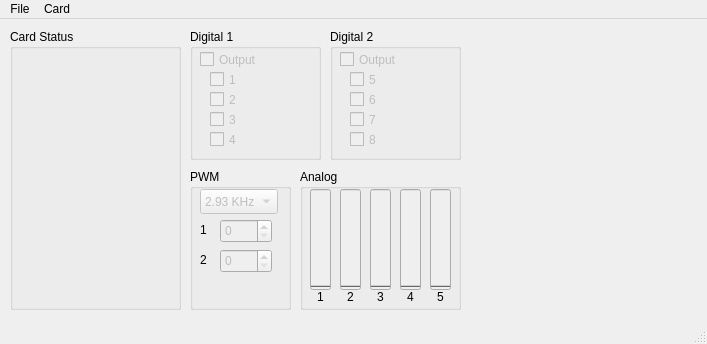
<?xml version="1.0" encoding="UTF-8"?>
<ui version="4.0">
 <class>TestApp</class>
 <widget class="QMainWindow" name="TestApp">
  <property name="geometry">
   <rect>
    <x>0</x>
    <y>0</y>
    <width>707</width>
    <height>344</height>
   </rect>
  </property>
  <property name="windowTitle">
   <string>VM167 TestApp</string>
  </property>
  <widget class="QWidget" name="centralwidget">
   <widget class="QGroupBox" name="groupBox">
    <property name="geometry">
     <rect>
      <x>10</x>
      <y>10</y>
      <width>171</width>
      <height>281</height>
     </rect>
    </property>
    <property name="title">
     <string>Card Status</string>
    </property>
   </widget>
   <widget class="QGroupBox" name="groupBox_2">
    <property name="geometry">
     <rect>
      <x>190</x>
      <y>10</y>
      <width>131</width>
      <height>131</height>
     </rect>
    </property>
    <property name="title">
     <string>Digital 1</string>
    </property>
    <widget class="QCheckBox" name="d1_output">
     <property name="enabled">
      <bool>false</bool>
     </property>
     <property name="geometry">
      <rect>
       <x>10</x>
       <y>20</y>
       <width>81</width>
       <height>21</height>
      </rect>
     </property>
     <property name="text">
      <string>Output</string>
     </property>
    </widget>
    <widget class="QCheckBox" name="d_ch1">
     <property name="enabled">
      <bool>false</bool>
     </property>
     <property name="geometry">
      <rect>
       <x>20</x>
       <y>40</y>
       <width>81</width>
       <height>21</height>
      </rect>
     </property>
     <property name="text">
      <string>1</string>
     </property>
    </widget>
    <widget class="QCheckBox" name="d_ch2">
     <property name="enabled">
      <bool>false</bool>
     </property>
     <property name="geometry">
      <rect>
       <x>20</x>
       <y>60</y>
       <width>81</width>
       <height>21</height>
      </rect>
     </property>
     <property name="text">
      <string>2</string>
     </property>
    </widget>
    <widget class="QCheckBox" name="d_ch3">
     <property name="enabled">
      <bool>false</bool>
     </property>
     <property name="geometry">
      <rect>
       <x>20</x>
       <y>80</y>
       <width>81</width>
       <height>21</height>
      </rect>
     </property>
     <property name="text">
      <string>3</string>
     </property>
    </widget>
    <widget class="QCheckBox" name="d_ch4">
     <property name="enabled">
      <bool>false</bool>
     </property>
     <property name="geometry">
      <rect>
       <x>20</x>
       <y>100</y>
       <width>81</width>
       <height>21</height>
      </rect>
     </property>
     <property name="text">
      <string>4</string>
     </property>
    </widget>
   </widget>
   <widget class="QGroupBox" name="groupBox_3">
    <property name="geometry">
     <rect>
      <x>330</x>
      <y>10</y>
      <width>131</width>
      <height>131</height>
     </rect>
    </property>
    <property name="title">
     <string>Digital 2</string>
    </property>
    <widget class="QCheckBox" name="d2_output">
     <property name="enabled">
      <bool>false</bool>
     </property>
     <property name="geometry">
      <rect>
       <x>10</x>
       <y>20</y>
       <width>81</width>
       <height>21</height>
      </rect>
     </property>
     <property name="text">
      <string>Output</string>
     </property>
    </widget>
    <widget class="QCheckBox" name="d_ch5">
     <property name="enabled">
      <bool>false</bool>
     </property>
     <property name="geometry">
      <rect>
       <x>20</x>
       <y>40</y>
       <width>81</width>
       <height>21</height>
      </rect>
     </property>
     <property name="text">
      <string>5</string>
     </property>
    </widget>
    <widget class="QCheckBox" name="d_ch6">
     <property name="enabled">
      <bool>false</bool>
     </property>
     <property name="geometry">
      <rect>
       <x>20</x>
       <y>60</y>
       <width>81</width>
       <height>21</height>
      </rect>
     </property>
     <property name="text">
      <string>6</string>
     </property>
    </widget>
    <widget class="QCheckBox" name="d_ch7">
     <property name="enabled">
      <bool>false</bool>
     </property>
     <property name="geometry">
      <rect>
       <x>20</x>
       <y>80</y>
       <width>81</width>
       <height>21</height>
      </rect>
     </property>
     <property name="text">
      <string>7</string>
     </property>
    </widget>
    <widget class="QCheckBox" name="d_ch8">
     <property name="enabled">
      <bool>false</bool>
     </property>
     <property name="geometry">
      <rect>
       <x>20</x>
       <y>100</y>
       <width>81</width>
       <height>21</height>
      </rect>
     </property>
     <property name="text">
      <string>8</string>
     </property>
    </widget>
   </widget>
   <widget class="QGroupBox" name="groupBox_4">
    <property name="geometry">
     <rect>
      <x>300</x>
      <y>150</y>
      <width>161</width>
      <height>141</height>
     </rect>
    </property>
    <property name="title">
     <string>Analog</string>
    </property>
    <widget class="QProgressBar" name="a_ch1">
     <property name="enabled">
      <bool>false</bool>
     </property>
     <property name="geometry">
      <rect>
       <x>10</x>
       <y>20</y>
       <width>21</width>
       <height>101</height>
      </rect>
     </property>
     <property name="maximum">
      <number>1023</number>
     </property>
     <property name="value">
      <number>0</number>
     </property>
     <property name="orientation">
      <enum>Qt::Vertical</enum>
     </property>
    </widget>
    <widget class="QProgressBar" name="a_ch2">
     <property name="enabled">
      <bool>false</bool>
     </property>
     <property name="geometry">
      <rect>
       <x>40</x>
       <y>20</y>
       <width>21</width>
       <height>101</height>
      </rect>
     </property>
     <property name="maximum">
      <number>1023</number>
     </property>
     <property name="value">
      <number>0</number>
     </property>
     <property name="orientation">
      <enum>Qt::Vertical</enum>
     </property>
    </widget>
    <widget class="QProgressBar" name="a_ch3">
     <property name="enabled">
      <bool>false</bool>
     </property>
     <property name="geometry">
      <rect>
       <x>70</x>
       <y>20</y>
       <width>21</width>
       <height>101</height>
      </rect>
     </property>
     <property name="maximum">
      <number>1023</number>
     </property>
     <property name="value">
      <number>0</number>
     </property>
     <property name="orientation">
      <enum>Qt::Vertical</enum>
     </property>
    </widget>
    <widget class="QProgressBar" name="a_ch4">
     <property name="enabled">
      <bool>false</bool>
     </property>
     <property name="geometry">
      <rect>
       <x>100</x>
       <y>20</y>
       <width>21</width>
       <height>101</height>
      </rect>
     </property>
     <property name="maximum">
      <number>1023</number>
     </property>
     <property name="value">
      <number>0</number>
     </property>
     <property name="orientation">
      <enum>Qt::Vertical</enum>
     </property>
    </widget>
    <widget class="QProgressBar" name="a_ch5">
     <property name="enabled">
      <bool>false</bool>
     </property>
     <property name="geometry">
      <rect>
       <x>130</x>
       <y>20</y>
       <width>21</width>
       <height>101</height>
      </rect>
     </property>
     <property name="maximum">
      <number>1023</number>
     </property>
     <property name="value">
      <number>0</number>
     </property>
     <property name="orientation">
      <enum>Qt::Vertical</enum>
     </property>
    </widget>
    <widget class="QLabel" name="label">
     <property name="geometry">
      <rect>
       <x>10</x>
       <y>120</y>
       <width>21</width>
       <height>16</height>
      </rect>
     </property>
     <property name="text">
      <string>1</string>
     </property>
     <property name="alignment">
      <set>Qt::AlignCenter</set>
     </property>
    </widget>
    <widget class="QLabel" name="label_2">
     <property name="geometry">
      <rect>
       <x>40</x>
       <y>120</y>
       <width>21</width>
       <height>16</height>
      </rect>
     </property>
     <property name="text">
      <string>2</string>
     </property>
     <property name="alignment">
      <set>Qt::AlignCenter</set>
     </property>
    </widget>
    <widget class="QLabel" name="label_3">
     <property name="geometry">
      <rect>
       <x>70</x>
       <y>120</y>
       <width>21</width>
       <height>16</height>
      </rect>
     </property>
     <property name="text">
      <string>3</string>
     </property>
     <property name="alignment">
      <set>Qt::AlignCenter</set>
     </property>
    </widget>
    <widget class="QLabel" name="label_4">
     <property name="geometry">
      <rect>
       <x>100</x>
       <y>120</y>
       <width>21</width>
       <height>16</height>
      </rect>
     </property>
     <property name="text">
      <string>4</string>
     </property>
     <property name="alignment">
      <set>Qt::AlignCenter</set>
     </property>
    </widget>
    <widget class="QLabel" name="label_5">
     <property name="geometry">
      <rect>
       <x>130</x>
       <y>120</y>
       <width>21</width>
       <height>16</height>
      </rect>
     </property>
     <property name="text">
      <string>5</string>
     </property>
     <property name="alignment">
      <set>Qt::AlignCenter</set>
     </property>
    </widget>
   </widget>
   <widget class="QGroupBox" name="groupBox_5">
    <property name="geometry">
     <rect>
      <x>190</x>
      <y>150</y>
      <width>101</width>
      <height>141</height>
     </rect>
    </property>
    <property name="title">
     <string>PWM</string>
    </property>
    <widget class="QSpinBox" name="pwm_ch1">
     <property name="enabled">
      <bool>false</bool>
     </property>
     <property name="geometry">
      <rect>
       <x>30</x>
       <y>50</y>
       <width>52</width>
       <height>24</height>
      </rect>
     </property>
     <property name="maximum">
      <number>255</number>
     </property>
     <property name="value">
      <number>0</number>
     </property>
    </widget>
    <widget class="QSpinBox" name="pwm_ch2">
     <property name="enabled">
      <bool>false</bool>
     </property>
     <property name="geometry">
      <rect>
       <x>30</x>
       <y>80</y>
       <width>52</width>
       <height>24</height>
      </rect>
     </property>
     <property name="maximum">
      <number>255</number>
     </property>
    </widget>
    <widget class="QLabel" name="label_6">
     <property name="geometry">
      <rect>
       <x>10</x>
       <y>50</y>
       <width>21</width>
       <height>21</height>
      </rect>
     </property>
     <property name="text">
      <string>1</string>
     </property>
    </widget>
    <widget class="QLabel" name="label_7">
     <property name="geometry">
      <rect>
       <x>10</x>
       <y>80</y>
       <width>21</width>
       <height>21</height>
      </rect>
     </property>
     <property name="text">
      <string>2</string>
     </property>
    </widget>
    <widget class="QComboBox" name="pwm_freq">
     <property name="enabled">
      <bool>false</bool>
     </property>
     <property name="geometry">
      <rect>
       <x>10</x>
       <y>20</y>
       <width>78</width>
       <height>25</height>
      </rect>
     </property>
     <item>
      <property name="text">
       <string>2.93 KHz</string>
      </property>
     </item>
     <item>
      <property name="text">
       <string>11.72 KHz</string>
      </property>
     </item>
     <item>
      <property name="text">
       <string>46.86 KHz</string>
      </property>
     </item>
    </widget>
   </widget>
  </widget>
  <widget class="QMenuBar" name="menubar">
   <property name="geometry">
    <rect>
     <x>0</x>
     <y>0</y>
     <width>707</width>
     <height>22</height>
    </rect>
   </property>
   <widget class="QMenu" name="menuFile">
    <property name="title">
     <string>File</string>
    </property>
    <addaction name="actionExit"/>
   </widget>
   <widget class="QMenu" name="menuCard">
    <property name="title">
     <string>Card</string>
    </property>
    <addaction name="actionCard_1"/>
    <addaction name="actionCard_2"/>
   </widget>
   <addaction name="menuFile"/>
   <addaction name="menuCard"/>
  </widget>
  <widget class="QStatusBar" name="statusbar"/>
  <action name="actionExit">
   <property name="text">
    <string>Exit</string>
   </property>
  </action>
  <action name="actionCard_1">
   <property name="enabled">
    <bool>false</bool>
   </property>
   <property name="text">
    <string>Card 1</string>
   </property>
  </action>
  <action name="actionCard_2">
   <property name="enabled">
    <bool>false</bool>
   </property>
   <property name="text">
    <string>Card 2</string>
   </property>
  </action>
 </widget>
 <resources/>
 <connections/>
</ui>
